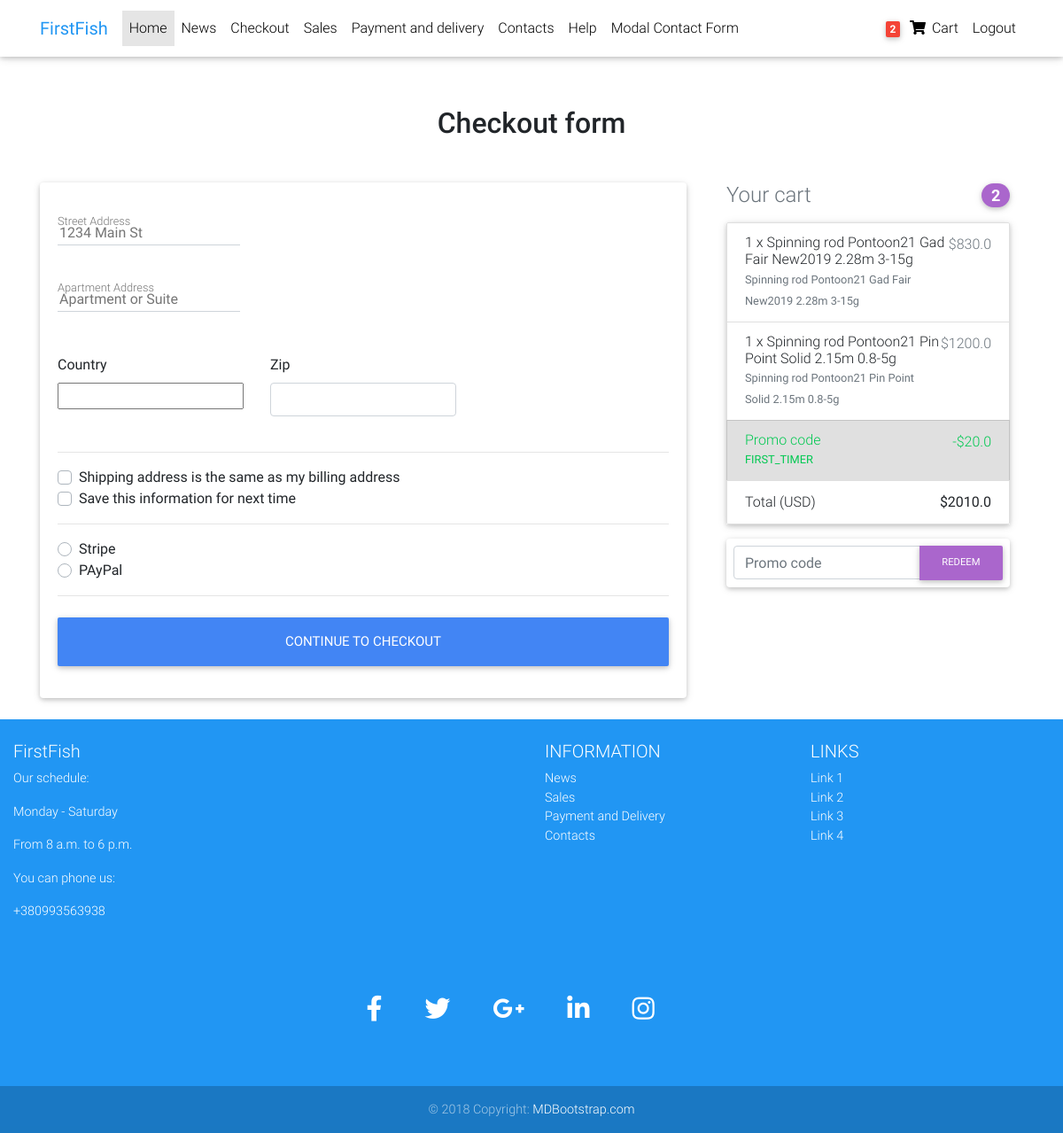
Page /core/checkout/ (signed in) on the committed database.
### core/models.py (models this page shows, shortened)
class Order(models.Model):
    user = models.ForeignKey(settings.AUTH_USER_MODEL,
                             on_delete=models.CASCADE)
    items = models.ManyToManyField(OrderItem)
    start_date = models.DateTimeField(auto_now_add=True)
    ordered_data = models.DateTimeField()
    ordered = models.BooleanField(default=False)
    billing_address = models.ForeignKey(
        'BillingAddress', on_delete=models.SET_NULL, blank=True, null=True)
    payment = models.ForeignKey(
        'Payment', on_delete=models.SET_NULL, blank=True, null=True)
    coupon = models.ForeignKey(
        'Coupon', on_delete=models.SET_NULL, blank=True, null=True)
    def get_total(self):
        total = 0
        for order_item in self.items.all():
            total += order_item.get_final_price()
        total -= self.coupon.amount
        return total

class OrderItem(models.Model):
    user = models.ForeignKey(settings.AUTH_USER_MODEL,
                             on_delete=models.CASCADE, blank=True, null=True)
    ordered = models.BooleanField(default=False)
    item = models.ForeignKey(Item,
                             on_delete=models.CASCADE)
    quantity = models.IntegerField(default=1)
    def get_total_item_price(self):
        return self.quantity * self.item.price
    def get_total_discount_item_price(self):
        return self.quantity * self.item.discount_price
    def get_final_price(self):
        if self.item.discount_price:
            return self.get_total_discount_item_price()
        return self.get_total_item_price()

class Item(models.Model):
    title = models.CharField(max_length=100)
    price = models.FloatField()
    length = models.FloatField(default=0)
    weight = models.FloatField(default=0)
    colour = models.CharField(max_length=2, choices=COLOUR_CHOICES, default='BL')
    discount_price = models.FloatField(blank=True, null=True)
    category = models.ForeignKey(ItemCategory,
                                 on_delete=models.CASCADE, default=None)
    label = models.CharField(choices=LABEL_CHOICES, max_length=1)
    slug = models.SlugField()
    description = models.TextField()
    image = models.ImageField(upload_to='media/items', default='media/news/Camping.jpg')

class Coupon(models.Model):
    code = models.CharField(max_length=15)
    amount = models.FloatField()

### core/views.py (the view, shortened to what this page needs)
# urls.py: path('checkout/', CheckoutView.as_view(), name='checkout'),
class CheckoutView(View):
    def get(self, *args, **kwargs):
        try:
            form = CheckoutForm()
            order = Order.objects.get(user=self.request.user, ordered=False)
            context = {
                'form': form,
                'couponform': CouponForm(),
                'DISPLAY_COUPON_FORM': True,
                'order': order
            }
            return render(self.request, 'core/checkout-page.html', context)
        except ObjectDoesNotExist:
            messages.info(self.request, 'You do not have an active order')
            return redirect('core:checkout')

### core/forms.py
class CheckoutForm(forms.Form):
    street_address = forms.CharField(widget=forms.TextInput(attrs={
        'placeholder': '1234 Main St',
        'id': 'street_address'
    }))
    apartment_address = forms.CharField(required=False, widget=forms.TextInput(attrs={
        'placeholder': 'Apartment or Suite'
    }))
    country = CountryField(blank_label='(select country)').formfield(
        widget=CountrySelectWidget(
            attrs={
                'class': 'custom-select d-block w-100',
            }))
    zip = forms.CharField(widget=forms.TextInput(attrs={
        'class': 'form-control'
    }))
    same_shipping_address = forms.BooleanField(required=False)
    save_info = forms.BooleanField(required=False)
    payment_option = forms.ChoiceField(widget=forms.RadioSelect, choices=PAYMENT_CHOICES)

class CouponForm(forms.Form):
    code = forms.CharField(widget=forms.TextInput(attrs={
        'class': 'form-control',
        'placeholder': 'Promo code',
        'aria-label': 'Recipient\'s username',
        'aria-describedby': 'basic-addon2'
    }))

### core/templatetags/cart_template_tags.py (called while the page is built)
@register.filter
def cart_item_count(user):
    if user.is_authenticated:
        qs = Order.objects.filter(user=user, ordered=False)
        if qs.exists():
            return qs[0].items.count()
    return 0

### core/templates/core/checkout-page.html (shortened to what this page needs)
{% extends 'core/base.html' %}
{% load crispy_forms_tags %}
{% block content %}
  <main class="mt-5 pt-4">
    <div class="container wow fadeIn">
      <h2 class="my-5 h2 text-center">Checkout form</h2>
      <div class="row">
        <div class="col-md-8 mb-4">
          <div class="card">
            <form method="POST" class="card-body">
              <div class="md-form mb-5">
                {{ form.street_address }}
                <label for="address" class="">Street Address</label>
              </div>
              <div class="md-form mb-5">
                {{ form.apartment_address }}
                <label for="address-2" class="">Apartment Address</label>
              </div>
              <div class="row">
                <div class="col-lg-4 col-md-12 mb-4">
                  <label for="country">Country</label>
                  {{ form.country }}
                </div>
                <div class="col-lg-4 col-md-6 mb-4">
                  <label for="zip">Zip</label>
                  {{ form.zip }}
                </div>
              </div>
              <hr>
              <div class="custom-control custom-checkbox">
                <label class="custom-control-label" for="same-address">Shipping address is the same as my billing address</label>
              </div>
              <div class="custom-control custom-checkbox">
                <label class="custom-control-label" for="save-info">Save this information for next time</label>
              </div>
              <hr>
              <div class="d-block my-3">
                {% for value,name in form.fields.payment_option.choices %}
                <div class="custom-control custom-radio">
                  <label class="custom-control-label" for="{{ name }}">{{ name }}</label>
                </div>
                {% endfor %}
              <hr class="mb-4">
                <button class="btn btn-primary btn-lg btn-block" type="submit">Continue to checkout</button>
              </div>
            </form>
          </div>
        </div>
        <div class="col-md-4 mb-4">
          {% include 'core/order_snippet.html' %}
        </div>
      </div>
    </div>
  </main>
{% endblock %}

### core/templates/core/base.html (shortened to what this page needs)
<!DOCTYPE html>
<html lang="en">
<head>
  {% load cart_template_tags %}
  {% load static %}
  <link rel="stylesheet" href="https://use.fontawesome.com/releases/v5.11.2/css/all.css">
  <link href="{% static 'css/bootstrap.min.css' %}" rel="stylesheet">
  <link href="{% static 'css/mdb.min.css' %}" rel="stylesheet">
  <link href="{% static 'css/style.min.css' %}" rel="stylesheet">
</head>
<body>
  <nav class="navbar fixed-top navbar-expand-lg navbar-light white scrolling-navbar">
    <div class="container">
      <a class="navbar-brand waves-effect" href="{% url 'home' %}">
        <strong class="blue-text"> FirstFish </strong>
      </a>
      <div class="collapse navbar-collapse" id="navbarSupportedContent">
        <ul class="navbar-nav mr-auto">
          <li class="nav-item active">
            <a class="nav-link waves-effect" href="{% url 'home' %}">Home
            </a>
          </li>
          <li class="nav-item">
            <a class="nav-link waves-effect" href="{% url 'all_newses' %}" > News </a>
          </li>
          <li class="nav-item">
            <a class="nav-link waves-effect" href="{% url 'core:checkout' %}"> Checkout </a>
          </li>
          <li class="nav-item">
            <a class="nav-link waves-effect" href="{% url 'core:sales' %}" > Sales </a>
          </li>
          <li class="nav-item">
            <a class="nav-link waves-effect" href="{% url 'core:payment_and_delivery' %}" > Payment and delivery </a>
          </li>
          <li class="nav-item">
            <a class="nav-link waves-effect" href="{% url 'core:contacts' %}"> Contacts </a>
          </li>
          <li class="nav-item">
            <a class="nav-link waves-effect" href="{% url 'core:questions' %}"> Help </a>
          </li>
          <li class="nav-item">
          <a href="" class="nav-link waves-effect" data-toggle="modal" data-target="#myModal">
            Modal Contact Form</a>
          </li>
        </ul>
        <ul class="navbar-nav nav-flex-icons">
          {% if request.user.is_authenticated %}
          <li class="nav-item">
            <a href=" {% url 'core:order-summary' %}" class="nav-link waves-effect">
              <span class="badge red z-depth-1 mr-1"> {{ request.user| cart_item_count }} </span>
              <i class="fas fa-shopping-cart"></i>
              <span class="clearfix d-none d-sm-inline-block"> Cart </span>
            </a>
          </li>
          <li class="nav-item">
            <a class="nav-link waves-effect" href="{% url 'account_logout' %}">
              <span class="clearfix d-none d-sm-inline-block"> Logout </span>
            </a>
          </li>
          {% endif %}
        </ul>
      </div>
    </div>
  </nav>
    <div>
        {% block content %}
        {% endblock %}
    </div>
<footer class="page-footer font-small blue pt-4">
  <div class="container-fluid text-center text-md-left">
    <div class="row">
      <div class="col-md-6 mt-md-0 mt-3">
        <h5 class="text">FirstFish</h5>
        <p>Our schedule:</p>
        <p>Monday - Saturday</p>
        <p>From 8 a.m. to 6 p.m.</p>
        <p>You can phone us: </p>
        <p>+380993563938</p>
      </div>
      <div class="col-md-3 mb-md-0 mb-3">
        <h5 class="text-uppercase">Information</h5>
        <ul class="list-unstyled">
          <li>
            <a href="{% url 'all_newses' %}">News</a>
          </li>
          <li>
            <a href="{% url 'core:sales' %}">Sales</a>
          </li>
          <li>
            <a href="{% url 'core:payment_and_delivery' %}">Payment and Delivery</a>
          </li>
          <li>
            <a href="{% url 'core:contacts' %}">Contacts</a>
          </li>
        </ul>
      </div>
      <div class="col-md-3 mb-md-0 mb-3">
        <h5 class="text-uppercase">Links</h5>
        <ul class="list-unstyled">
          <li>
            <a href="#!">Link 1</a>
          </li>
          <li>
            <a href="#!">Link 2</a>
          </li>
          <li>
            <a href="#!">Link 3</a>
          </li>
          <li>
            <a href="#!">Link 4</a>
          </li>
        </ul>
      </div>
    </div>
  </div>
  <div class="container">
    <div class="row">
      <div class="col-md-12 py-5">
        <div class="mb-5 flex-center">
          <a class="fb-ic">
            <i class="fab fa-facebook-f fa-lg white-text mr-md-5 mr-3 fa-2x"> </i>
          </a>
          <a class="tw-ic">
            <i class="fab fa-twitter fa-lg white-text mr-md-5 mr-3 fa-2x"> </i>
          </a>
          <a class="gplus-ic">
            <i class="fab fa-google-plus-g fa-lg white-text mr-md-5 mr-3 fa-2x"> </i>
          </a>
          <a class="li-ic">
            <i class="fab fa-linkedin-in fa-lg white-text mr-md-5 mr-3 fa-2x"> </i>
          </a>
          <a class="ins-ic">
            <i class="fab fa-instagram fa-lg white-text mr-md-5 mr-3 fa-2x"> </i>
          </a>
        </div>
      </div>
    </div>
  </div>
  <div class="footer-copyright text-center py-3">© 2018 Copyright:
    <a href="https://mdbootstrap.com/education/bootstrap/"> MDBootstrap.com</a>
  </div>
</footer>
</body>
</html>

### core/templates/core/order_snippet.html (shortened to what this page needs)
<div class="col-md-12 mb-4">
          <h4 class="d-flex justify-content-between align-items-center mb-3">
            <span class="text-muted">Your cart</span>
            <span class="badge badge-secondary badge-pill">{{ order.items.count }}</span>
          </h4>
          <ul class="list-group mb-3 z-depth-1">
            {% for order_item in order.items.all %}
            <li class="list-group-item d-flex justify-content-between lh-condensed">
              <div>
                <h6 class="my-0">{{ order_item.quantity }} x {{order_item.item.title}}</h6>
                <small class="text-muted">{{order_item.item.title}}</small>
              </div>
              <span class="text-muted">${{ order_item.get_final_price }}</span>
            </li>
            {% endfor %}
            <li class="list-group-item d-flex justify-content-between bg-light">
              <div class="text-success">
                <h6 class="my-0">Promo code</h6>
                <small>{{ order.coupon.code }}</small>
              </div>
              <span class="text-success">-${{ order.coupon.amount }} </span>
            </li>
            <li class="list-group-item d-flex justify-content-between">
              <span>Total (USD)</span>
              <strong>${{ order.get_total }}</strong>
            </li>
          </ul>
                {% if DISPLAY_COUPON_FORM %}
              <form class="card p-2" action="{% url 'core:add-coupon' %}" method="POST">
                <div class="input-group">
                    {{ couponform.code }}
                    <div class="input-group-append">
                    <button class="btn btn-secondary btn-md waves-effect m-0" type="submit">Redeem</button>
                  </div>
                </div>
              </form>
                {% endif %}
        </div>

### core/templates/core/base.html (style rules this page uses)
html, body, header, .carousel { height: 60vh; }

### rows in the picture
Order: items.count "2", coupon.code "FIRST_TIMER", coupon.amount "20.0", get_total "2010.0"
OrderItem: quantity "1", item "Spinning rod Pontoon21 Gad Fair New2019 2.28m 3-15g", get_final_price "830.0"
OrderItem: quantity "1", item "Spinning rod Pontoon21 Pin Point Solid 2.15m 0.8-5g", get_final_price "1200.0"

### other values in the picture
{{ request.user| cart_item_count }} "2"
{{ name }} "Stripe" "PAyPal"
